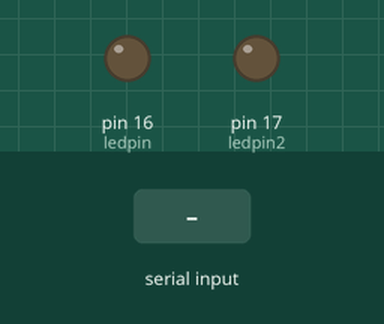
This sketch was run on a simulated Arduino Uno, built with avr-gcc and run on an emulated ATmega328P. Parts: output pins drawn as LEDs (lit = HIGH). The inputs (shaded band) are chosen by the test bench. What the sketch prints to the serial monitor is not drawn.

Above: at 1.2 s.
1.3 s: "1" received over Serial
At 2.4 s:
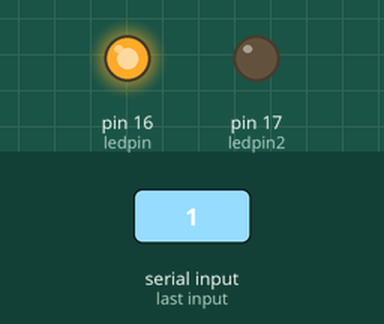
4.3 s: "3" received over Serial
At 4.7 s:
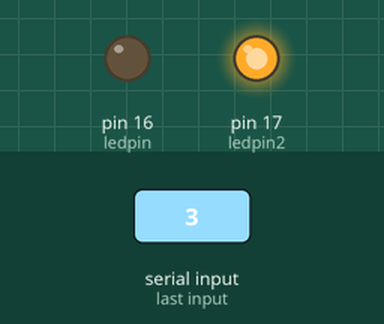
7.3 s: "2" received over Serial
At 8.1 s:
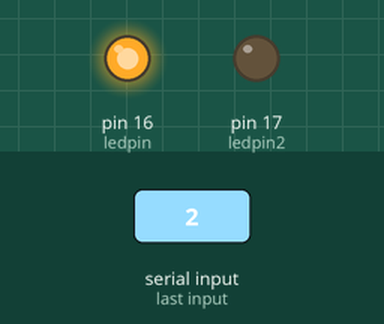
8.8 s: "4" received over Serial
At 12.4 s:
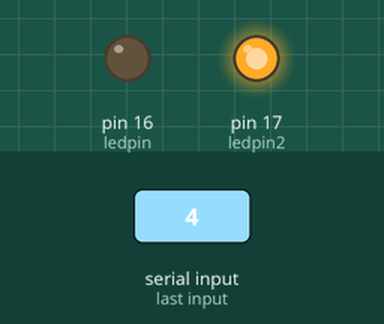
Timing chart, 0 to 16.8 s (numbered marks = the images above; inputs shaded):
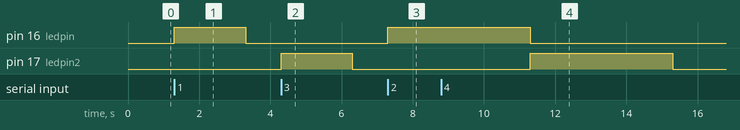

Measured:
- after the input at 1.3 s, pin 16 (ledpin): LOW → HIGH at once, → LOW 2.0 s later
- after the input at 4.3 s, pin 17 (ledpin2): LOW → HIGH at once, → LOW 2.0 s later
- after the input at 7.3 s, pin 16 (ledpin): LOW → HIGH at once
- after the input at 8.8 s, pin 17 (ledpin2): LOW → HIGH after 2.5 s, → LOW 4.0 s later

The sketch:

arduinocode.ino
```cpp
int ledpin = 16;
int ledpin2 = 17;
int um = 1;

void setup(){
  pinMode(ledpin,OUTPUT);
  pinMode(ledpin2,OUTPUT);
  Serial.begin(9600);
  Serial.println("serial iniciada");
}

void loop() {
  if(Serial.available() > 0){
    um = Serial.read();
  }
  if((um == '1') and (um == '3')){
    digitalWrite(ledpin,HIGH);
    delay(4000);
    digitalWrite(ledpin, LOW);
    um = 0;
  }else{


  if(um == '1'){
    digitalWrite(ledpin,HIGH);
    delay(2000);
    digitalWrite(ledpin, LOW);
    um = 0;
  }
  else if(um == '2'){
    digitalWrite(ledpin,HIGH);
    delay(4000);
    digitalWrite(ledpin, LOW);
    um = 0;
  }
  else if(um == '3'){
    digitalWrite(ledpin2,HIGH);
    delay(2000);
    digitalWrite(ledpin2, LOW);
    um = 0;
  }
  else if(um == '4'){
    digitalWrite(ledpin2,HIGH);
    delay(4000);
    digitalWrite(ledpin2, LOW);
    um = 0;
  }
 }
}
```
